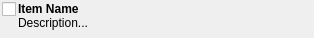
<?xml version="1.0" encoding="UTF-8"?>
<ui version="4.0">
 <class>Item</class>
 <widget class="QWidget" name="Item">
  <property name="geometry">
   <rect>
    <x>0</x>
    <y>0</y>
    <width>314</width>
    <height>38</height>
   </rect>
  </property>
  <property name="windowTitle">
   <string>Form</string>
  </property>
  <layout class="QHBoxLayout" name="horizontalLayout" stretch="0,1">
   <property name="spacing">
    <number>2</number>
   </property>
   <property name="margin">
    <number>2</number>
   </property>
   <item>
    <layout class="QVBoxLayout" name="verticalLayout">
     <item>
      <widget class="QCheckBox" name="select_cb">
       <property name="minimumSize">
        <size>
         <width>0</width>
         <height>0</height>
        </size>
       </property>
       <property name="maximumSize">
        <size>
         <width>16777215</width>
         <height>16777215</height>
        </size>
       </property>
       <property name="text">
        <string/>
       </property>
      </widget>
     </item>
     <item>
      <spacer name="verticalSpacer">
       <property name="orientation">
        <enum>Qt::Vertical</enum>
       </property>
       <property name="sizeHint" stdset="0">
        <size>
         <width>0</width>
         <height>0</height>
        </size>
       </property>
      </spacer>
     </item>
    </layout>
   </item>
   <item>
    <widget class="QLabel" name="details_label">
     <property name="minimumSize">
      <size>
       <width>0</width>
       <height>0</height>
      </size>
     </property>
     <property name="text">
      <string>&lt;b&gt;Item Name&lt;/b&gt;&lt;br&gt;Description...</string>
     </property>
     <property name="alignment">
      <set>Qt::AlignLeading|Qt::AlignLeft|Qt::AlignTop</set>
     </property>
     <property name="margin">
      <number>1</number>
     </property>
    </widget>
   </item>
  </layout>
 </widget>
 <resources/>
 <connections/>
</ui>
